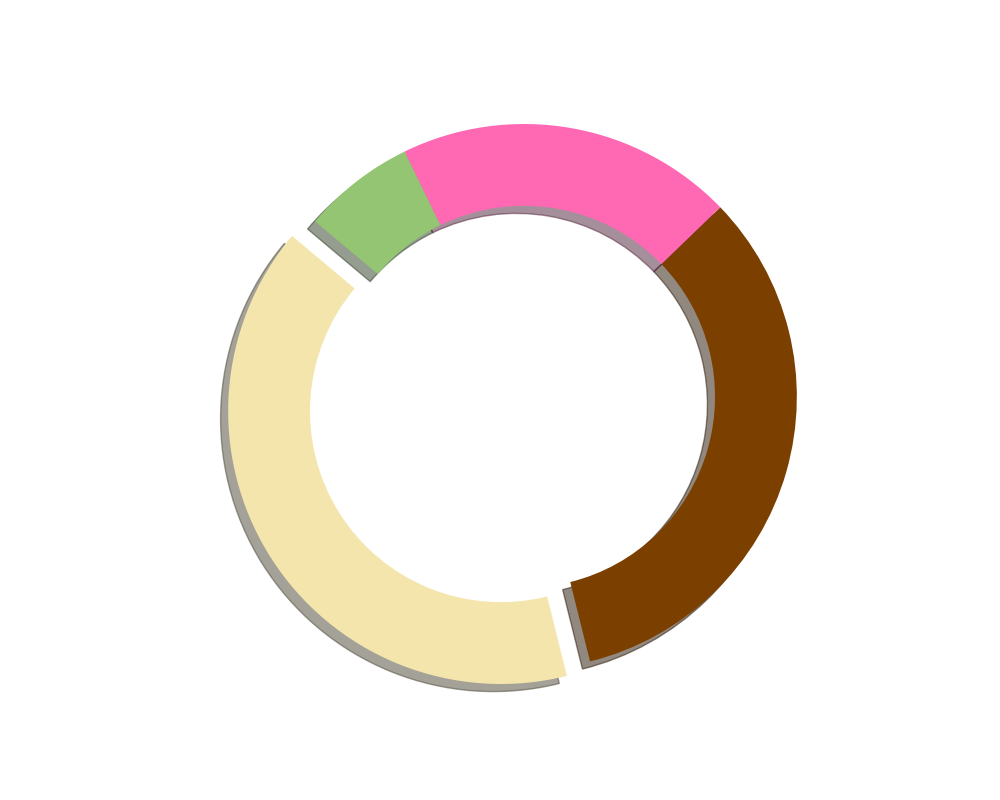

The script that drew this image:
import matplotlib.pyplot as plt

percentages = [30, 25, 15, 5]
colors = ['#f3e5ab', '#7b3f00', '#ff69b4', '#93c572']
explode = (0.1, 0, 0, 0)

fig, ax = plt.subplots(figsize=(10, 8))
ax.pie(
    percentages,
    startangle=140,
    colors=colors,
    explode=explode,
    shadow=True,
    wedgeprops=dict(width=0.3)
)

ax.axis('equal')
plt.show()
